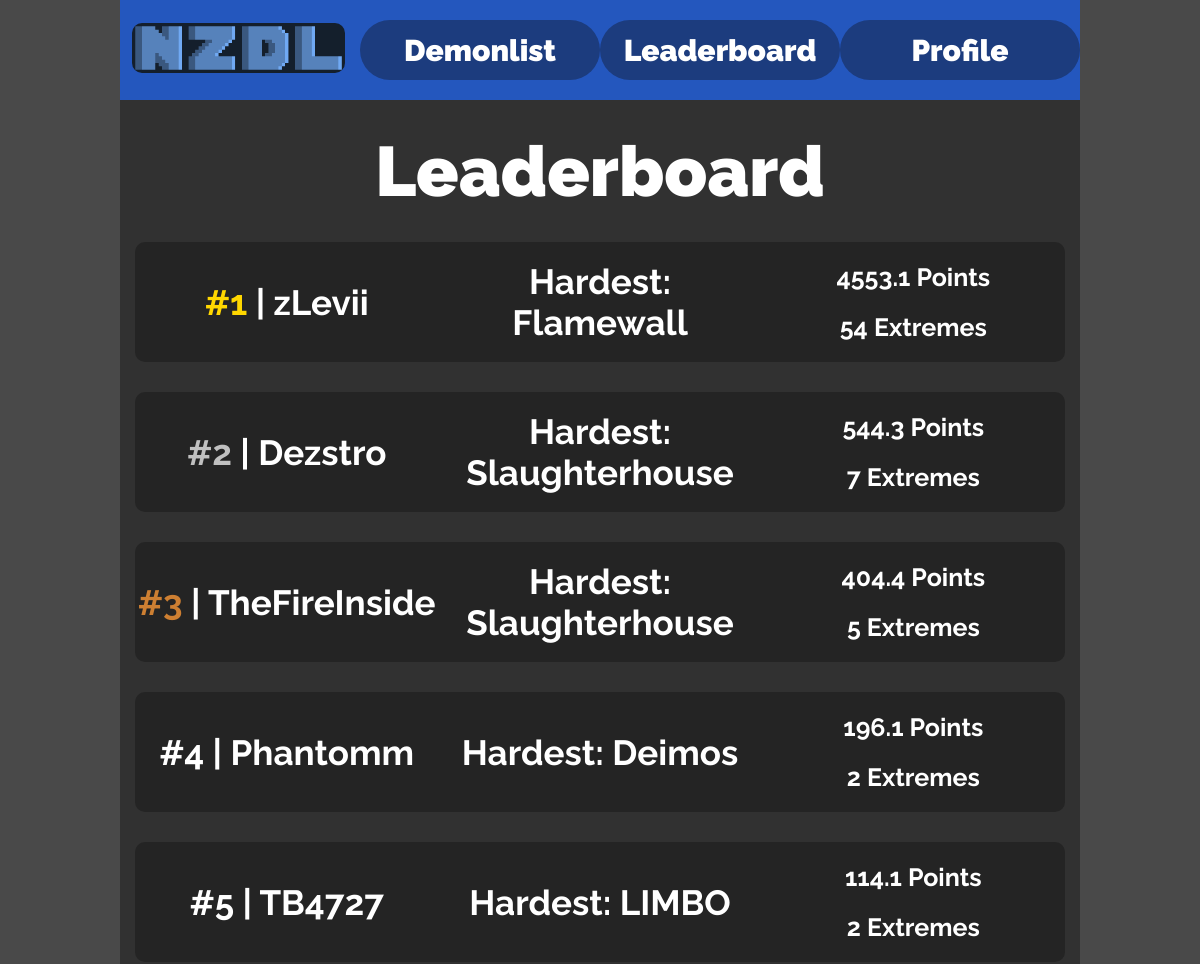
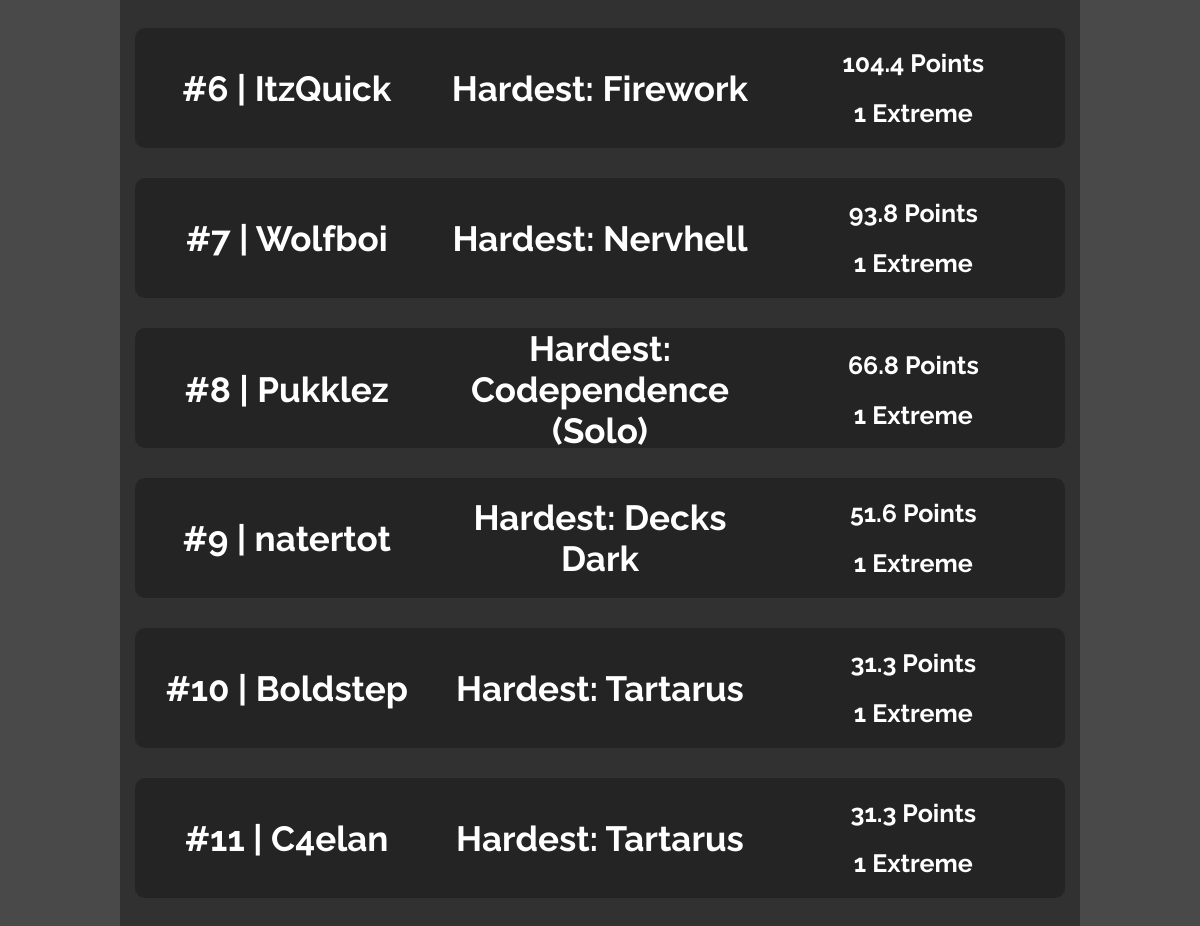
The app's page /leaderboard with its own data (2 pictures, top to bottom).
### app.py (models this page shows)
class Base(DeclarativeBase):
    pass

class Users(Base):
    __tablename__ = "users"
    id: Mapped[int] = mapped_column(primary_key=True)
    name: Mapped[str] = mapped_column(String())
    points: Mapped[int] = mapped_column(Integer())
    password_hash: Mapped[str] = mapped_column(String())
    admin_rank_id: Mapped[int] = mapped_column(ForeignKey("admin_ranks.id"))
    admin_rank: Mapped["AdminRanks"] = relationship(
        back_populates="children",)
    user_completions: Mapped[list["Completions"]] = relationship(
        back_populates="player")

class Levels(Base):
    __tablename__ = "levels"
    id: Mapped[int] = mapped_column(primary_key=True)
    name: Mapped[str] = mapped_column(String())
    placement: Mapped[int] = mapped_column(Integer())
    verifier_id: Mapped[int] = mapped_column(ForeignKey("users.id"))
    verifier: Mapped["Users"] = relationship(
        primaryjoin="Levels.verifier_id == Users.id")
    verification_id: Mapped[int] = mapped_column(ForeignKey("completions.id"))
    verification: Mapped["Completions"] = relationship(
        primaryjoin="Levels.verification_id == Completions.id")
    publisher_id: Mapped[int] = mapped_column(ForeignKey("users.id"))
    publisher: Mapped["Users"] = relationship(
        primaryjoin="Levels.publisher_id == Users.id")
    level_completions: Mapped[list["Completions"]] = relationship(
        primaryjoin="Completions.level_id == Levels.id",
        back_populates="level")
    points: Mapped[int] = mapped_column(Integer())
    image_name: Mapped[str] = mapped_column(String())

### app.py (the view)
@app.route("/leaderboard")
def leaderboard():
    conn = db.session()
    players = conn.execute(
        select(Users).where(
            select(Completions).where(
                Completions.player_id == Users.id).exists().where(
                    Completions.accepted == 1)
                ).order_by(Users.points.desc())).fetchall()
    playersFinal = []
    for player in players:
        beaten = conn.execute(
            text('''SELECT levels.name
                                FROM levels
                                WHERE levels.id in (
                                    SELECT level_id
                                    FROM completions
                                    WHERE player_id = :player_id
                                    AND accepted = 1)
                                ORDER BY levels.placement ASC;'''),
            {"player_id": player[0].id}).fetchall()
        playersFinal.append([player[0], beaten[0][0], len(beaten)])
    return render_template(
        "leaderboard.html",
        players=playersFinal,
        title="Leaderboard",
        topText="Leaderboard"
    )

### templates/leaderboard.html
{% extends "layout.html" %}
{% block content %}
{% for i in range(players|length) %}
<a href="/leaderboard/{{players[i][0].id}}">
    <div class="player-card">
        <span>
            {% if i == 0 %}
            <p class="player-card-text player-card-top-one-player">#{{i + 1}}</p>
            {% elif i == 1 %}
            <p class="player-card-text player-card-top-two-player">#{{i + 1}}</p>
            {% elif i == 2 %}
            <p class="player-card-text player-card-top-three-player">#{{i + 1}}</p>
            {% else %}
            <p class="player-card-text">#{{i + 1}}</p>
            {% endif %}
            <p class="player-card-text">| {{players[i][0].name}}</p>
        </span>
        <p class="player-card-text">Hardest: {{players[i][1]}}</p>
        <div class="player-card-details-grid">
            <p class="player-card-text">{{players[i][0].points}} Points</p>
            <p class="player-card-text">
                {{players[i][2]}} Extreme{% if players[i][2] != 1 %}s{% endif %}
            </p>
        </div>
    </div>
</a>
{% endfor %}
{% endblock %}

### static/styles.css (style rules this page uses)
* { font-family: "Raleway", sans-serif; font-optical-sizing: auto; font-weight: bold; font-style: normal; }
html, body { height: 100%; }
body { margin: 0 10vw 0 10vw; background-color: #494949; color: white; }
a { text-decoration: none; color: white; }
.player-card { display: grid; grid-template-columns: 1fr 1fr 1fr; background-color: #242424; height: 120px; text-align: center; align-items: center; font-size: 35px; gap: 10px; margin-bottom: 30px; border-radius: 10px; }
.player-card-top-one-player { color: #FFD700; }
.player-card-top-two-player { color: #C0C0C0; }
.player-card-top-three-player { color: #CD7F32; }
.player-card-text { margin: 0; display: inline; }
.player-card-details-grid { display: grid; grid-template-rows: 1fr 1fr; gap: 20px; font-size: 25px; text-align: center; align-items: center; }

### records on screen
Users: name "zLevii", points "4553.1"
Levels: name "Flamewall"
Users: name "Dezstro", points "544.3"
Levels: name "Slaughterhouse" "Slaughterhouse"
Users: name "TheFireInside", points "404.4"
Users: name "Phantomm", points "196.1"
Levels: name "Deimos"
Users: name "TB4727", points "114.1"
Levels: name "LIMBO"
Users: name "ItzQuick", points "104.4"
Levels: name "Firework"
Users: name "Wolfboi", points "93.8"
Levels: name "Nervhell"
Users: name "Pukklez", points "66.8"
Levels: name "Codependence (Solo)"
Users: name "natertot", points "51.6"
Levels: name "Decks Dark"
Users: name "Boldstep", points "31.3"
Levels: name "Tartarus" "Tartarus"
Users: name "C4elan", points "31.3"

### other values on screen
{{ topText }} "Leaderboard"
{{ i + 1 }} "1"
{{ players[i][2] }} "54" "7" "5" "2" "2" "1" "1" "1" "1" "1" "1"
{{ i + 1 }} "2"
{{ i + 1 }} "3"
{{ i + 1 }} "4" "5" "6" "7" "8" "9" "10" "11"
